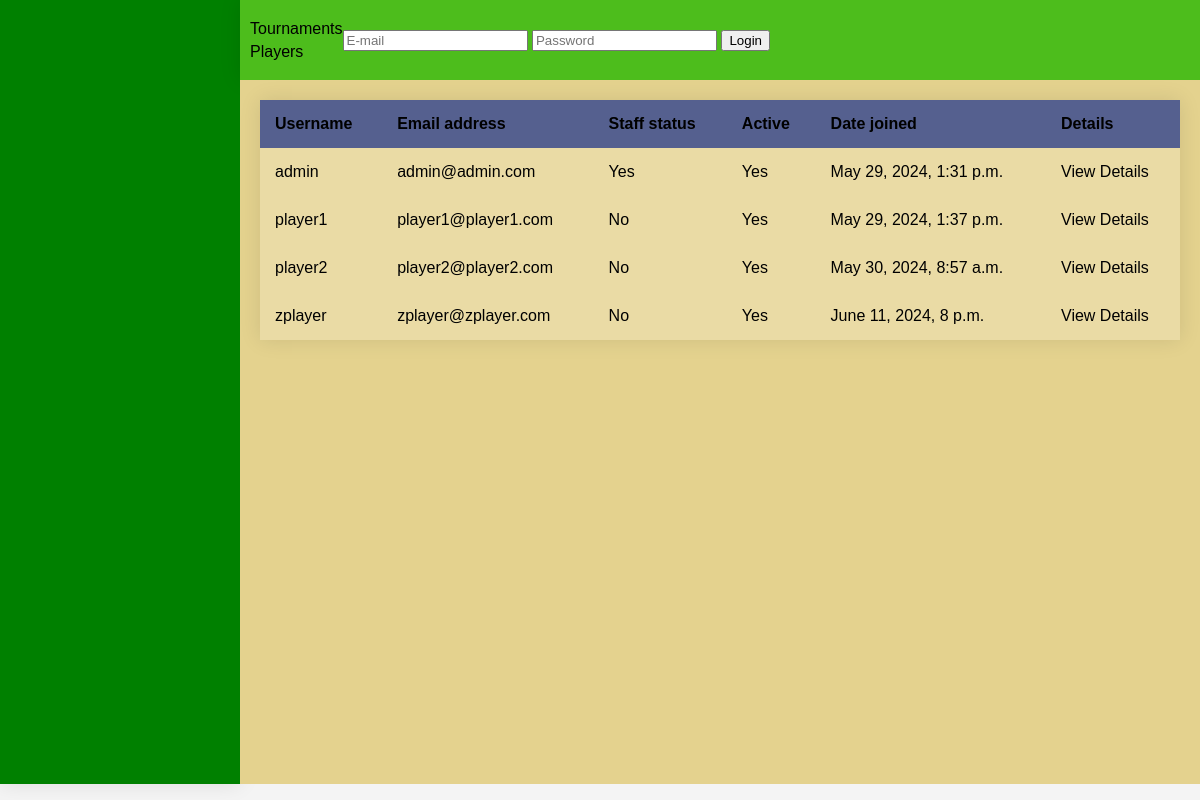
The page /player/ on the database its author committed.
### players/models.py (models this page shows)
class Player(AbstractUser):
    email = models.EmailField(('email address'), unique=True)
    USERNAME_FIELD = 'email'
    REQUIRED_FIELDS = ['username']

### billiard_charts/static/templates/list/player_list.html
{% extends "base.html" %}
{% block main_space %}
<table>
    <thead>
        <tr>
            <th>Username</th>
            <th>Email address</th>
            <th>Staff status</th>
            <th>Active</th>
            <th>Date joined</th>
            <th>Details</th>
        </tr>
    </thead>
    <tbody>
        {% for player in object_list %}
        <tr>
            <td>{{ player.username }}</td>
            <td>{{ player.email }}</td>
            <td>{% if player.is_staff %}Yes{% else %}No{% endif %}</td>
            <td>{% if player.is_active %}Yes{% else %}No{% endif %}</td>
            <td>{{ player.date_joined }}</td>
            <td><a href="{% url 'player_detail' player.pk %}">View Details</a></td>
        </tr>
        {% endfor %}
    </tbody>
</table>
{% endblock main_space %}

### billiard_charts/static/style.css (style rules this page uses)
body { height: 98vh; display: grid; grid-template-columns: 20vw 1fr; grid-template-rows: 10vh 1fr; font-family: Arial, sans-serif; margin: 0; background-color: #f4f4f4; }
a { color: black; text-decoration: none; }
table { width: 100%; border-collapse: collapse; overflow: hidden; box-shadow: 0 0 20px rgba(0, 0, 0, 0.1); margin-bottom: 20px; }
th, td { padding: 15px; background-color: rgba(255, 255, 255, 0.2); }
th { text-align: left; }
thead th { background-color: #55608f; }
tbody td { position: relative; }

### rows shown on the page
Player: username "admin", email "admin@admin.com", is_staff "Yes", is_active "Yes", date_joined "May 29, 2024, 1:31 p.m."
Player: username "player1", email "player1@player1.com", is_staff "No", is_active "Yes", date_joined "May 29, 2024, 1:37 p.m."
Player: username "player2", email "player2@player2.com", is_staff "No", is_active "Yes", date_joined "May 30, 2024, 8:57 a.m."
Player: username "zplayer", email "zplayer@zplayer.com", is_staff "No", is_active "Yes", date_joined "June 11, 2024, 8 p.m."
